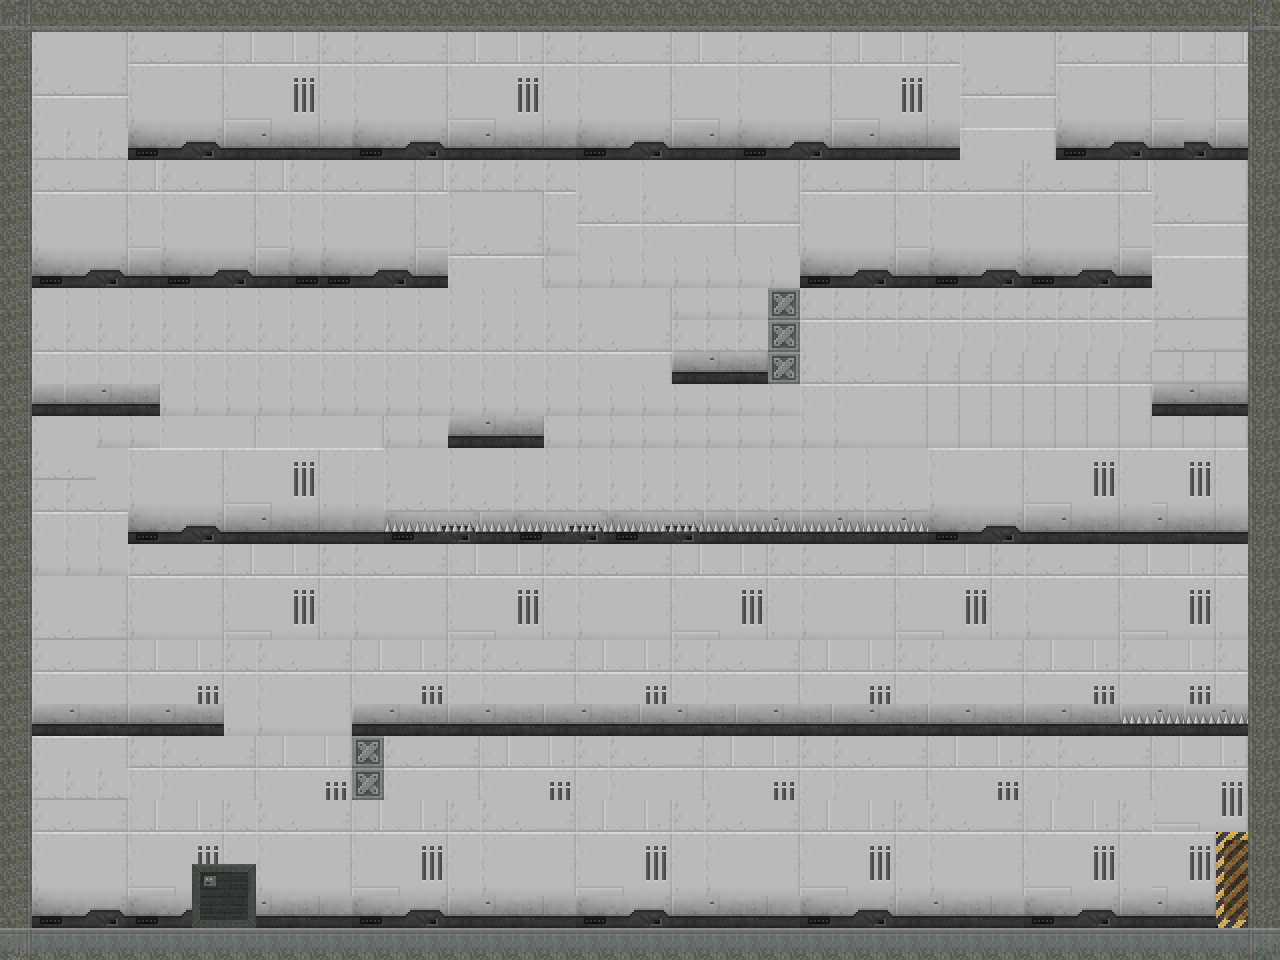

A 2D game scene composited from a Tiled map and its tileset images. What follows is a short description and the map's XML, with each tile layer's data collapsed to a summary:
An orthogonal 40x30 tile map with 32x32 px tiles, 1 tile layer (Слой тайлов 1) and 58 objects (20x solid, 10x solidForEnemy, 8x melee, 4x range, 3x healthPack, ...).

<map version="1.0" orientation="orthogonal" renderorder="right-down" width="40" height="30" tilewidth="32" tileheight="32" nextobjectid="63">
 <tileset firstgid="1" name="platformTiles_32x32" tilewidth="32" tileheight="32">
  <image source="platformTiles_32x32.png" width="1120" height="1472" />
 </tileset>
 <layer name="Слой тайлов 1" width="40" height="30">
  <data>[1200 cells, 1200 non-empty, 64 distinct tile ids]</data>
 </layer>
 <objectgroup name="Слой объектов 1">
  <object id="1" name="door" type="1" x="1135.75" y="159.159" width="16" height="116" />
  <object id="2" name="door" type="2" x="142.667" y="415.75" width="16" height="116" />
  <object id="3" name="player" x="63.6667" y="325.5" width="22" height="29" />
  <object id="4" name="enemy" type="melee" x="240.5" y="425.5" width="17" height="19" />
  <object id="5" name="enemy" type="melee" x="1077.17" y="420.833" width="17" height="19" />
  <object id="6" name="key" type="1" x="70.6667" y="225.333" width="32" height="32" />
  <object id="7" name="key" type="2" x="1181.33" y="478.667" width="32" height="32" />
  <object id="8" name="enemy" type="range" x="210.5" y="60.5" width="17" height="19" />
  <object id="9" name="enemy" type="melee" x="570.167" y="64.1667" width="17" height="19" />
  <object id="10" name="enemy" type="melee" x="232.167" y="178.833" width="17" height="19" />
  <object id="11" name="enemy" type="range" x="840.833" y="65.1667" width="17" height="19" />
  <object id="12" name="enemy" type="melee" x="979.833" y="179.833" width="17" height="19" />
  <object id="13" name="solid" x="1" y="-2.66667" width="1278" height="32" />
  <object id="14" name="solid" x="0.75" y="916.708" width="1278" height="32" />
  <object id="15" name="solid" x="-2.84217e-14" y="31.1667" width="32" height="885.667" />
  <object id="16" name="solid" x="1248" y="31.1667" width="32" height="885.667" />
  <object id="17" name="solid" x="129" y="147" width="831.333" height="9.33337" />
  <object id="18" name="solid" x="800.333" y="275.667" width="352" height="10" />
  <object id="19" name="solid" x="767.667" y="286.333" width="30.6667" height="95.3334" />
  <object id="20" name="solid" x="673" y="372.333" width="97.3333" height="11.3334" />
  <object id="22" name="solid" x="449.333" y="437.667" width="93.3333" height="10.6667" />
  <object id="23" name="solid" x="34.6667" y="404" width="124" height="9.33337" />
  <object id="24" name="solid" x="128" y="532.667" width="256.667" height="9.33337" />
  <object id="25" name="solid" x="928.667" y="532.667" width="318" height="10" />
  <object id="27" name="solid" x="1056.33" y="147.667" width="191.333" height="10.1667" />
  <object id="28" name="solid" x="32.8333" y="276.167" width="415.333" height="11.6667" />
  <object id="29" name="solid" type="deadly" x="384.833" y="525.917" width="544" height="9.6667" />
  <object id="30" name="solid" x="385" y="536.167" width="543.083" height="7.4167" />
  <object id="31" name="solidForEnemy" x="66" y="95.5" width="60" height="63" />
  <object id="32" name="solidForEnemy" x="962" y="93.5" width="90" height="63" />
  <object id="33" name="solidForEnemy" x="450" y="224.5" width="60" height="63" />
  <object id="34" name="solidForEnemy" x="1153" y="222.5" width="60" height="63" />
  <object id="35" name="solidForEnemy" x="738" y="221.5" width="60" height="63" />
  <object id="36" name="solidForEnemy" x="867" y="468.5" width="60" height="63" />
  <object id="37" name="solidForEnemy" x="386" y="465.5" width="60" height="63" />
  <object id="38" name="solidForEnemy" x="65" y="477.5" width="60" height="63" />
  <object id="39" name="healthPack" x="1204.5" y="115" width="41" height="32" rotation="0.181751" />
  <object id="40" name="ammoPack" x="319.333" y="251" width="52" height="24" />
  <object id="41" name="healthPack" x="961.167" y="500" width="41" height="32" rotation="0.181751" />
  <object id="42" name="exit" type="EXITTYPE" x="1216.5" y="834.5" width="31" height="93" />
  <object id="43" name="solid" x="1151.58" y="404.333" width="95.583" height="11.0834" />
  <object id="45" name="door" type="3" x="353.545" y="800.364" width="16" height="116" />
  <object id="46" name="solid" x="33.1665" y="723.833" width="190" height="11" />
  <object id="47" name="solid" x="352" y="724" width="895" height="11" />
  <object id="48" name="key" type="3" x="1180" y="657.333" width="32" height="32" />
  <object id="49" name="solidForEnemy" x="223.333" y="657.833" width="126" height="64.3333" />
  <object id="50" name="solid" x="352.212" y="737.833" width="31.3333" height="61.6667" />
  <object id="52" name="solidForEnemy" x="1120.33" y="659.167" width="126" height="64.3333" />
  <object id="53" name="solid" type="deadly" x="1121.46" y="716.417" width="124.875" height="6.58337" />
  <object id="54" name="enemy" type="melee" x="592.833" y="619.167" width="17" height="19" />
  <object id="55" name="enemy" type="range" x="872.833" y="619.833" width="17" height="19" />
  <object id="56" name="enemy" type="range" x="696.167" y="801.833" width="17" height="19" />
  <object id="57" name="enemy" type="melee" x="1026.83" y="800.5" width="17" height="19" />
  <object id="58" name="ammoPack" x="32.2121" y="891.848" width="52" height="24" />
  <object id="59" name="healthPack" x="33.5" y="691.667" width="41" height="32" rotation="0.181751" />
  <object id="60" name="enemy" type="melee" x="425.5" y="796.5" width="17" height="19" />
  <object id="61" name="solid" x="192.333" y="863.833" width="63.5833" height="52.5417" />
  <object id="62" name="ammoPack" x="178" y="499" width="52" height="24" />
 </objectgroup>
</map>